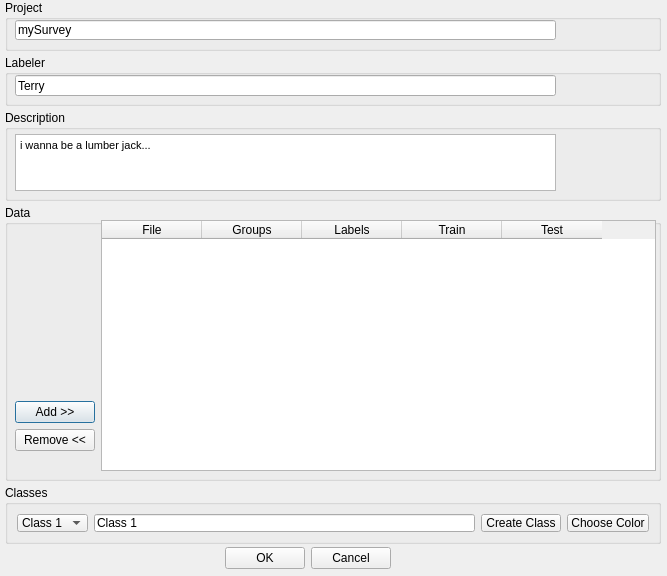
<ui version="4.0" >
 <class>NewProject</class>
 <widget class="QDialog" name="NewProject" >
  <property name="windowModality" >
   <enum>Qt::WindowModal</enum>
  </property>
  <property name="geometry" >
   <rect>
    <x>0</x>
    <y>0</y>
    <width>667</width>
    <height>576</height>
   </rect>
  </property>
  <property name="windowTitle" >
   <string>Dialog</string>
  </property>
  <widget class="QGroupBox" name="groupBox_5" >
   <property name="geometry" >
    <rect>
     <x>5</x>
     <y>205</y>
     <width>656</width>
     <height>276</height>
    </rect>
   </property>
   <property name="title" >
    <string>Data</string>
   </property>
   <widget class="QWidget" name="horizontalLayoutWidget" >
    <property name="geometry" >
     <rect>
      <x>10</x>
      <y>15</y>
      <width>641</width>
      <height>251</height>
     </rect>
    </property>
    <layout class="QHBoxLayout" name="horizontalLayout_2" >
     <item>
      <layout class="QVBoxLayout" name="verticalLayout_5" >
       <item>
        <spacer name="verticalSpacer" >
         <property name="orientation" >
          <enum>Qt::Vertical</enum>
         </property>
         <property name="sizeHint" stdset="0" >
          <size>
           <width>20</width>
           <height>40</height>
          </size>
         </property>
        </spacer>
       </item>
       <item>
        <widget class="QPushButton" name="addFile" >
         <property name="text" >
          <string>Add >></string>
         </property>
         <property name="default" >
          <bool>true</bool>
         </property>
         <property name="flat" >
          <bool>false</bool>
         </property>
        </widget>
       </item>
       <item>
        <widget class="QPushButton" name="removeFile" >
         <property name="text" >
          <string>Remove &lt;&lt;</string>
         </property>
        </widget>
       </item>
       <item>
        <widget class="QLabel" name="thumbnailImage" >
         <property name="text" >
          <string/>
         </property>
         <property name="pixmap" >
          <pixmap>placeholder.png</pixmap>
         </property>
        </widget>
       </item>
      </layout>
     </item>
     <item>
      <widget class="QTableWidget" name="tableWidget" >
       <property name="sizePolicy" >
        <sizepolicy vsizetype="Minimum" hsizetype="MinimumExpanding" >
         <horstretch>0</horstretch>
         <verstretch>0</verstretch>
        </sizepolicy>
       </property>
       <property name="styleSheet" >
        <string notr="true" />
       </property>
       <column>
        <property name="text" >
         <string>File</string>
        </property>
       </column>
       <column>
        <property name="text" >
         <string>Groups</string>
        </property>
       </column>
       <column>
        <property name="text" >
         <string>Labels</string>
        </property>
       </column>
       <column>
        <property name="text" >
         <string>Train</string>
        </property>
       </column>
       <column>
        <property name="text" >
         <string>Test</string>
        </property>
       </column>
      </widget>
     </item>
    </layout>
   </widget>
   <zorder>tableWidget</zorder>
   <zorder>horizontalLayoutWidget</zorder>
  </widget>
  <widget class="QGroupBox" name="groupBox_2" >
   <property name="enabled" >
    <bool>true</bool>
   </property>
   <property name="geometry" >
    <rect>
     <x>5</x>
     <y>0</y>
     <width>656</width>
     <height>51</height>
    </rect>
   </property>
   <property name="sizePolicy" >
    <sizepolicy vsizetype="MinimumExpanding" hsizetype="MinimumExpanding" >
     <horstretch>0</horstretch>
     <verstretch>0</verstretch>
    </sizepolicy>
   </property>
   <property name="title" >
    <string>Project</string>
   </property>
   <widget class="QLineEdit" name="projectName" >
    <property name="geometry" >
     <rect>
      <x>10</x>
      <y>20</y>
      <width>541</width>
      <height>20</height>
     </rect>
    </property>
    <property name="text" >
     <string>mySurvey</string>
    </property>
   </widget>
  </widget>
  <widget class="QGroupBox" name="groupBox" >
   <property name="geometry" >
    <rect>
     <x>5</x>
     <y>55</y>
     <width>656</width>
     <height>51</height>
    </rect>
   </property>
   <property name="sizePolicy" >
    <sizepolicy vsizetype="MinimumExpanding" hsizetype="MinimumExpanding" >
     <horstretch>0</horstretch>
     <verstretch>0</verstretch>
    </sizepolicy>
   </property>
   <property name="minimumSize" >
    <size>
     <width>10</width>
     <height>0</height>
    </size>
   </property>
   <property name="maximumSize" >
    <size>
     <width>10000</width>
     <height>10000</height>
    </size>
   </property>
   <property name="title" >
    <string>Labeler</string>
   </property>
   <widget class="QLineEdit" name="labeler" >
    <property name="geometry" >
     <rect>
      <x>10</x>
      <y>20</y>
      <width>541</width>
      <height>21</height>
     </rect>
    </property>
    <property name="sizePolicy" >
     <sizepolicy vsizetype="MinimumExpanding" hsizetype="MinimumExpanding" >
      <horstretch>0</horstretch>
      <verstretch>0</verstretch>
     </sizepolicy>
    </property>
    <property name="text" >
     <string>Terry</string>
    </property>
   </widget>
   <zorder>labeler</zorder>
   <zorder>verticalLayoutWidget_2</zorder>
   <zorder>groupBox_2</zorder>
  </widget>
  <widget class="QGroupBox" name="groupBox_3" >
   <property name="geometry" >
    <rect>
     <x>5</x>
     <y>110</y>
     <width>656</width>
     <height>91</height>
    </rect>
   </property>
   <property name="title" >
    <string>Description</string>
   </property>
   <widget class="QTextEdit" name="description" >
    <property name="geometry" >
     <rect>
      <x>10</x>
      <y>24</y>
      <width>541</width>
      <height>57</height>
     </rect>
    </property>
    <property name="sizePolicy" >
     <sizepolicy vsizetype="Preferred" hsizetype="Preferred" >
      <horstretch>0</horstretch>
      <verstretch>0</verstretch>
     </sizepolicy>
    </property>
    <property name="maximumSize" >
     <size>
      <width>16777215</width>
      <height>1623452</height>
     </size>
    </property>
    <property name="html" >
     <string>&lt;!DOCTYPE HTML PUBLIC "-//W3C//DTD HTML 4.0//EN" "http://www.w3.org/TR/REC-html40/strict.dtd">
&lt;html>&lt;head>&lt;meta name="qrichtext" content="1" />&lt;style type="text/css">
p, li { white-space: pre-wrap; }
&lt;/style>&lt;/head>&lt;body style=" font-family:'MS Shell Dlg 2'; font-size:8.25pt; font-weight:400; font-style:normal;">
&lt;p style=" margin-top:0px; margin-bottom:0px; margin-left:0px; margin-right:0px; -qt-block-indent:0; text-indent:0px; font-family:'Sans Serif'; font-size:9pt;">&lt;span style=" font-family:'MS Shell Dlg 2'; font-size:8pt;">i wanna be a lumber jack...&lt;/span>&lt;/p>&lt;/body>&lt;/html></string>
    </property>
   </widget>
   <zorder>description</zorder>
   <zorder>groupBox</zorder>
  </widget>
  <widget class="QGroupBox" name="groupBox_4" >
   <property name="geometry" >
    <rect>
     <x>5</x>
     <y>485</y>
     <width>656</width>
     <height>59</height>
    </rect>
   </property>
   <property name="title" >
    <string>Classes</string>
   </property>
   <layout class="QHBoxLayout" name="horizontalLayout_3" >
    <item>
     <widget class="QComboBox" name="cmbLabelName" >
      <item>
       <property name="text" >
        <string>Class 1</string>
       </property>
      </item>
     </widget>
    </item>
    <item>
     <widget class="QLineEdit" name="txtLabelName" >
      <property name="text" >
       <string>Class 1</string>
      </property>
     </widget>
    </item>
    <item>
     <widget class="QPushButton" name="btnAddLabel" >
      <property name="text" >
       <string>Create Class</string>
      </property>
     </widget>
    </item>
    <item>
     <widget class="QPushButton" name="btnLabelColor" >
      <property name="text" >
       <string>Choose Color</string>
      </property>
     </widget>
    </item>
   </layout>
  </widget>
  <widget class="QDialogButtonBox" name="confirmButtons" >
   <property name="geometry" >
    <rect>
     <x>220</x>
     <y>540</y>
     <width>171</width>
     <height>36</height>
    </rect>
   </property>
   <property name="standardButtons" >
    <set>QDialogButtonBox::Cancel|QDialogButtonBox::Ok</set>
   </property>
  </widget>
 </widget>
 <resources/>
 <connections/>
</ui>
